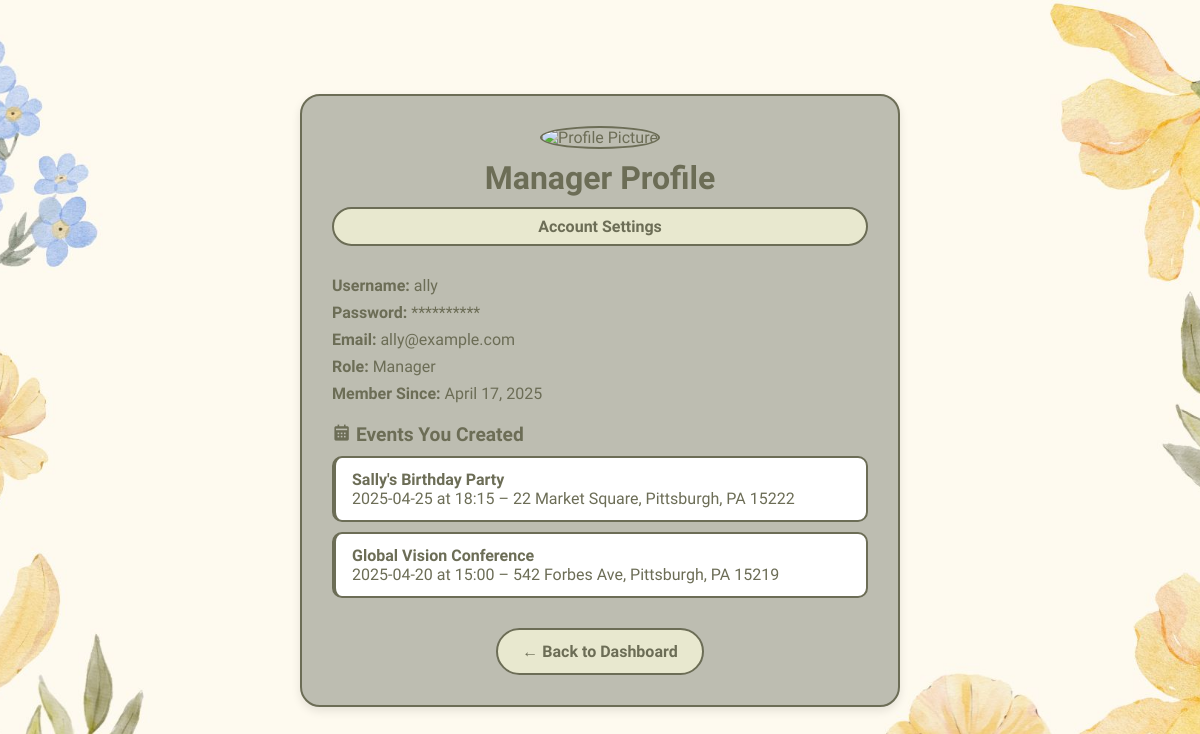
Before: /manager_profile (signed in) with the older database file.
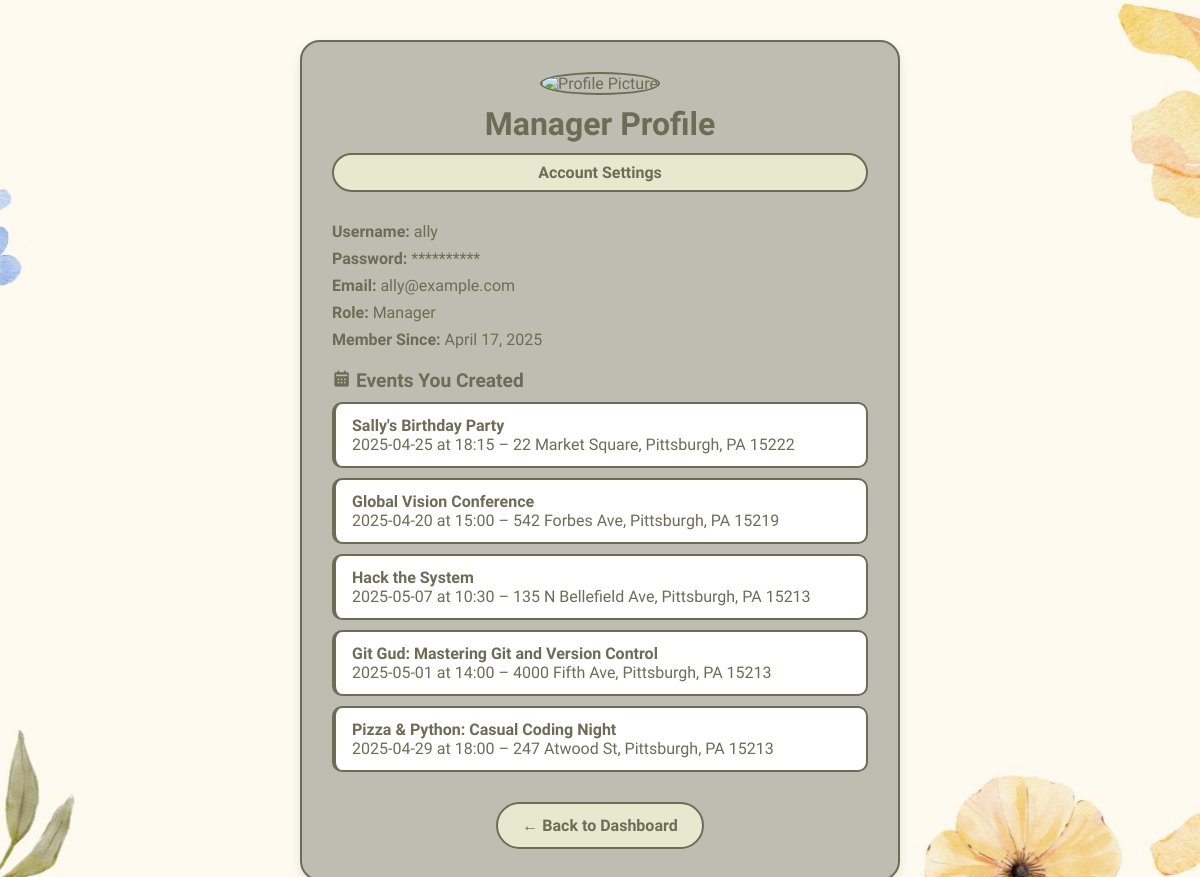
After: the same page with the newer database file.
### main.py (models this page shows, shortened)
class Event(db.Model):
    id = db.Column(db.Integer, primary_key=True)
    title = db.Column(db.String(100), nullable=False)
    description = db.Column(db.Text, nullable=False)
    date = db.Column(db.String(20), nullable=False)
    time = db.Column(db.String(20), nullable=False)
    location = db.Column(db.String(120), nullable=False)
    event_type = db.Column(db.String(20), nullable=False, default='other')  # New field
    manager_id = db.Column(db.Integer, db.ForeignKey('user.id'), nullable=False)
    created_at = db.Column(db.DateTime, default=datetime.utcnow)

### main.py (the view)
@app.route('/manager_profile')
def manager_profile():
    if 'username' not in session:
        flash("You must be logged in to view your profile.")
        return redirect(url_for('managerlogin'))
    user = User.query.filter_by(username=session['username']).first()
    if not user or user.role != 'manager':
        flash("Unauthorized access.")
        return redirect(url_for('home'))
    return render_template(
        'manager_profile.html',
        username=user.username,
        email=user.email,
        password_hidden='*' * 10,
        role=user.role,
        created_at=user.created_at,
        created_events=user.managed_events
    )

### templates/manager_profile.html (shortened to what this page needs)
<!DOCTYPE html>
<html lang="en">
<head>
    <link rel="stylesheet" href="{{ url_for('static', filename='styles.css') }}">
    <link href='https://unpkg.com/boxicons@2.1.4/css/boxicons.min.css' rel='stylesheet'>
</head>
<body>
    <div class="profile-wrapper">
        <div class="profile-header">
            <img src="{{ url_for('static', filename='default-profile.png') }}" alt="Profile Picture">
            <h1>Manager Profile</h1>
            <a href="{{ url_for('managersettings') }}" class="settings-button">Account Settings</a>
        </div>
        <div class="profile-info">
            <p><strong>Username:</strong> {{ username }}</p>
            <p><strong>Password:</strong> {{ password_hidden }}</p>
            <p><strong>Email:</strong> {{ email }}</p>
            <p><strong>Role:</strong> {{ role.capitalize() }}</p>
            <p><strong>Member Since:</strong> {{ created_at.strftime('%B %d, %Y') }}</p>
        </div>
        <div class="events-list">
            <h2><i class='bx bxs-calendar'></i> Events You Created</h2>
            {% if created_events %}
                {% for event in created_events %}
                    <div class="event-card">
                        <strong>{{ event.title }}</strong><br>
                        {{ event.date }} at {{ event.time }} – {{ event.location }}
                    </div>
                {% endfor %}
            {% else %}
                <p>You haven't created any events yet.</p>
            {% endif %}
        </div>
        <div class="back-button">
            <a href="{{ url_for('manager_dashboard') }}" class="button">← Back to Dashboard</a>
        </div>
    </div>
</body>
</html>

Changed rows visible on the page:
added Event: title "Hack the System", date "2025-05-07", time "10:30", location "135 N Bellefield Ave, Pittsburgh, PA 15213"
added Event: title "Git Gud: Mastering Git and Version Control", date "2025-05-01", time "14:00", location "4000 Fifth Ave, Pittsburgh, PA 15213"
added Event: title "Pizza & Python: Casual Coding Night", date "2025-04-29", time "18:00", location "247 Atwood St, Pittsburgh, PA 15213"
